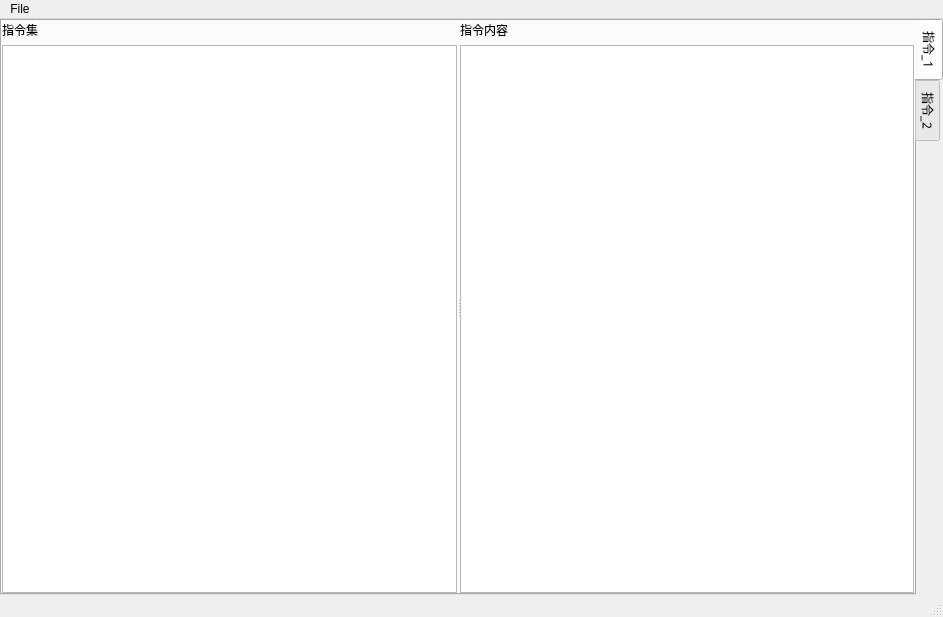
<?xml version="1.0" encoding="UTF-8"?>
<ui version="4.0">
 <class>SeqScriptWin</class>
 <widget class="QMainWindow" name="SeqScriptWin">
  <property name="geometry">
   <rect>
    <x>0</x>
    <y>0</y>
    <width>943</width>
    <height>617</height>
   </rect>
  </property>
  <property name="windowTitle">
   <string>MainWindow</string>
  </property>
  <widget class="QWidget" name="centralwidget">
   <layout class="QGridLayout" name="gridLayout_2">
    <property name="leftMargin">
     <number>0</number>
    </property>
    <property name="topMargin">
     <number>0</number>
    </property>
    <property name="rightMargin">
     <number>0</number>
    </property>
    <property name="bottomMargin">
     <number>0</number>
    </property>
    <property name="spacing">
     <number>0</number>
    </property>
    <item row="0" column="0">
     <widget class="QTabWidget" name="tabWidget">
      <property name="font">
       <font>
        <family>等线</family>
       </font>
      </property>
      <property name="tabPosition">
       <enum>QTabWidget::East</enum>
      </property>
      <property name="currentIndex">
       <number>0</number>
      </property>
      <widget class="QWidget" name="tab">
       <attribute name="title">
        <string>指令_1</string>
       </attribute>
       <layout class="QGridLayout" name="gridLayout">
        <property name="leftMargin">
         <number>0</number>
        </property>
        <property name="topMargin">
         <number>0</number>
        </property>
        <property name="rightMargin">
         <number>0</number>
        </property>
        <property name="bottomMargin">
         <number>0</number>
        </property>
        <property name="spacing">
         <number>0</number>
        </property>
        <item row="0" column="0">
         <widget class="QSplitter" name="splitter">
          <property name="orientation">
           <enum>Qt::Horizontal</enum>
          </property>
          <property name="handleWidth">
           <number>3</number>
          </property>
          <widget class="QWidget" name="layoutWidget">
           <layout class="QVBoxLayout" name="verticalLayout">
            <item>
             <widget class="QLabel" name="label">
              <property name="text">
               <string>指令集</string>
              </property>
             </widget>
            </item>
            <item>
             <widget class="QTableView" name="cmdTable_1"/>
            </item>
           </layout>
          </widget>
          <widget class="QWidget" name="layoutWidget">
           <layout class="QVBoxLayout" name="verticalLayout_2">
            <item>
             <widget class="QLabel" name="label_2">
              <property name="text">
               <string>指令内容</string>
              </property>
             </widget>
            </item>
            <item>
             <widget class="QTableView" name="cmdAttrTable"/>
            </item>
           </layout>
          </widget>
         </widget>
        </item>
       </layout>
      </widget>
      <widget class="QWidget" name="tab_2">
       <attribute name="title">
        <string>指令_2</string>
       </attribute>
      </widget>
     </widget>
    </item>
   </layout>
  </widget>
  <widget class="QMenuBar" name="menubar">
   <property name="geometry">
    <rect>
     <x>0</x>
     <y>0</y>
     <width>943</width>
     <height>22</height>
    </rect>
   </property>
   <widget class="QMenu" name="menuFile">
    <property name="title">
     <string>File</string>
    </property>
   </widget>
   <addaction name="menuFile"/>
  </widget>
  <widget class="QStatusBar" name="statusbar"/>
 </widget>
 <resources/>
 <connections/>
</ui>
